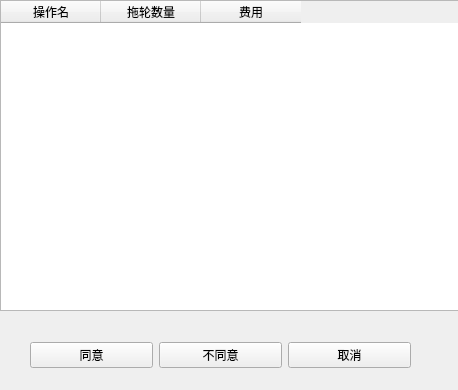
<?xml version="1.0" encoding="UTF-8"?>
<ui version="4.0">
 <class>OrderConfirmingPrompt</class>
 <widget class="QWidget" name="OrderConfirmingPrompt">
  <property name="geometry">
   <rect>
    <x>0</x>
    <y>0</y>
    <width>458</width>
    <height>390</height>
   </rect>
  </property>
  <property name="windowTitle">
   <string>确认操作</string>
  </property>
  <widget class="QTableWidget" name="costTable">
   <property name="geometry">
    <rect>
     <x>0</x>
     <y>0</y>
     <width>461</width>
     <height>311</height>
    </rect>
   </property>
   <column>
    <property name="text">
     <string>操作名</string>
    </property>
   </column>
   <column>
    <property name="text">
     <string>拖轮数量</string>
    </property>
   </column>
   <column>
    <property name="text">
     <string>费用</string>
    </property>
   </column>
  </widget>
  <widget class="QWidget" name="layoutWidget">
   <property name="geometry">
    <rect>
     <x>30</x>
     <y>330</y>
     <width>381</width>
     <height>51</height>
    </rect>
   </property>
   <layout class="QHBoxLayout" name="horizontalLayout">
    <item>
     <widget class="QPushButton" name="agree">
      <property name="text">
       <string>同意</string>
      </property>
     </widget>
    </item>
    <item>
     <widget class="QPushButton" name="disagree">
      <property name="text">
       <string>不同意</string>
      </property>
     </widget>
    </item>
    <item>
     <widget class="QPushButton" name="cancel">
      <property name="text">
       <string>取消</string>
      </property>
     </widget>
    </item>
   </layout>
  </widget>
 </widget>
 <resources/>
 <connections/>
</ui>
